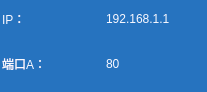
         <widget class="QWidget" name="widget_7" native="true">
          <property name="geometry">
           <rect>
            <x>-303</x>
            <y>217</y>
            <width>207</width>
            <height>92</height>
           </rect>
          </property>
          <property name="styleSheet">
           <string notr="true">background-color: rgb(38, 115, 191);
color: rgb(248, 248, 255);</string>
          </property>
          <widget class="QWidget" name="layoutWidget_3">
           <property name="geometry">
            <rect>
             <x>2</x>
             <y>0</y>
             <width>202</width>
             <height>127</height>
            </rect>
           </property>
           <layout class="QVBoxLayout" name="verticalLayout_5">
            <item>
             <layout class="QHBoxLayout" name="horizontalLayout_20">
              <item>
               <widget class="QLabel" name="label_65">
                <property name="styleSheet">
                 <string notr="true">font: 14pt &quot;Arial&quot;;</string>
                </property>
                <property name="text">
                 <string>IP：</string>
                </property>
               </widget>
              </item>
              <item>
               <widget class="QLabel" name="label_csip_2">
                <property name="styleSheet">
                 <string notr="true">font: 14pt &quot;Arial&quot;;</string>
                </property>
                <property name="text">
                 <string>192.168.1.1</string>
                </property>
               </widget>
              </item>
             </layout>
            </item>
            <item>
             <layout class="QHBoxLayout" name="horizontalLayout_30">
              <item>
               <widget class="QLabel" name="label_66">
                <property name="styleSheet">
                 <string notr="true">font: 14pt &quot;黑体&quot;;</string>
                </property>
                <property name="text">
                 <string>端口A：</string>
                </property>
               </widget>
              </item>
              <item>
               <widget class="QLabel" name="label_csporta_2">
                <property name="styleSheet">
                 <string notr="true">font: 14pt &quot;Arial&quot;;</string>
                </property>
                <property name="text">
                 <string>80</string>
                </property>
               </widget>
              </item>
             </layout>
            </item>
            <item>
             <layout class="QHBoxLayout" name="horizontalLayout_31">
              <item>
               <widget class="QLabel" name="label_67">
                <property name="styleSheet">
                 <string notr="true">font: 14pt &quot;黑体&quot;;</string>
                </property>
                <property name="text">
                 <string>端口B：</string>
                </property>
               </widget>
              </item>
              <item>
               <widget class="QLabel" name="label_csportb_2">
                <property name="styleSheet">
                 <string notr="true">font: 14pt &quot;Arial&quot;;
</string>
                </property>
                <property name="text">
                 <string>80</string>
                </property>
               </widget>
              </item>
             </layout>
            </item>
           </layout>
          </widget>
         </widget>
